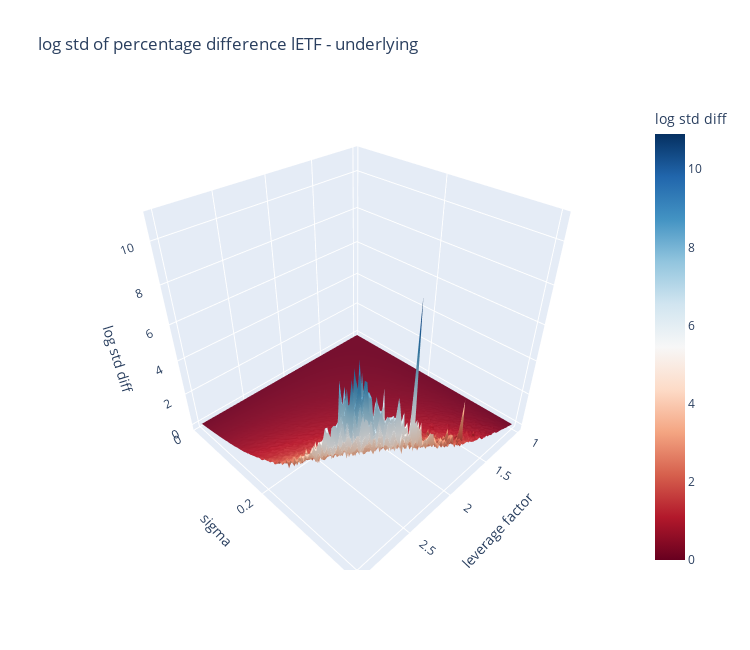

The code cell stored with this chart in its notebook:
### Code cell
plot_surface_lev_sigma_std()

### Figure 1 — Plotly figure (JSON) as saved in the notebook; plotly's stock layout.template omitted (floating-point values rounded to 4 significant figures; data arrays with more than 128 entries replaced by an {"elided": "..."} marker saying what was removed)
{"data": [{"colorbar": {"title": {"text": "log std diff"}}, "colorscale": [[0, "rgb(103,0,31)"], [0.1, "rgb(178,24,43)"], [0.2, "rgb(214,96,77)"], [0.3, "rgb(244,165,130)"], [0.4, "rgb(253,219,199)"], [0.5, "rgb(247,247,247)"], [0.6, "rgb(209,229,240)"], [0.7, "rgb(146,197,222)"], [0.8, "rgb(67,147,195)"], [0.9, "rgb(33,102,172)"], [1, "rgb(5,48,97)"]], "type": "surface", "x": {"elided": "100x100 float values"}, "y": {"elided": "100x100 float values"}, "z": {"elided": "100x100 float values"}}], "layout": {"height": 650, "scene": {"xaxis": {"title": {"text": "leverage factor"}}, "yaxis": {"title": {"text": "sigma"}}, "zaxis": {"title": {"text": "log std diff"}}}, "title": {"text": "log std of percentage difference lETF - underlying"}, "width": 750}}
